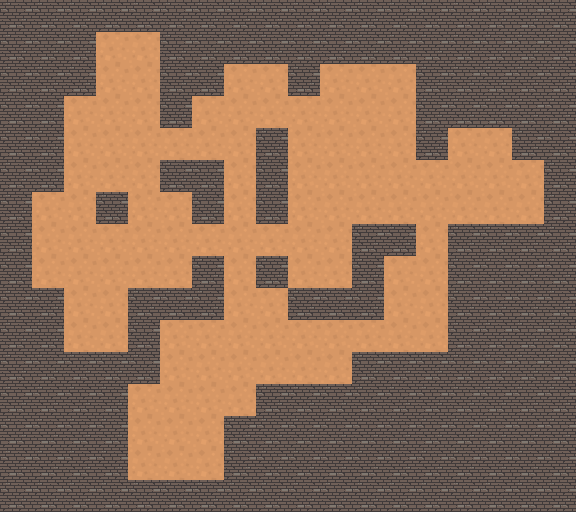

This is a level from a 2D game, rendered from its Tiled map with the project's own tilesets. A one-line summary and the complete map file follow:
An orthogonal 18x16 tile map with 32x32 px tiles, 1 tile layer (Прошарок плиток 1).

<map version="1.10" tiledversion="1.10.2" orientation="orthogonal" renderorder="left-up" width="18" height="16" tilewidth="32" tileheight="32" infinite="0" nextlayerid="2" nextobjectid="1">
 <tileset firstgid="1" source="Підлога.tsx" />
 <layer id="1" name="Прошарок плиток 1" width="18" height="16">
  <data encoding="csv">
2,2,2,2,2,2,2,2,2,2,2,2,2,2,2,2,2,2,
2,2,2,1,1,2,2,2,2,2,2,2,2,2,2,2,2,2,
2,2,2,1,1,2,2,1,1,2,1,1,1,2,2,2,2,2,
2,2,1,1,1,2,1,1,1,1,1,1,1,2,2,2,2,2,
2,2,1,1,1,1,1,1,2,1,1,1,1,2,1,1,2,2,
2,2,1,1,1,2,2,1,2,1,1,1,1,1,1,1,1,2,
2,1,1,2,1,1,2,1,2,1,1,1,1,1,1,1,1,2,
2,1,1,1,1,1,1,1,1,1,1,2,2,1,2,2,2,2,
2,1,1,1,1,1,2,1,2,1,1,2,1,1,2,2,2,2,
2,2,1,1,2,2,2,1,1,2,2,2,1,1,2,2,2,2,
2,2,1,1,2,1,1,1,1,1,1,1,1,1,2,2,2,2,
2,2,2,2,2,1,1,1,1,1,1,2,2,2,2,2,2,2,
2,2,2,2,1,1,1,1,2,2,2,2,2,2,2,2,2,2,
2,2,2,2,1,1,1,2,2,2,2,2,2,2,2,2,2,2,
2,2,2,2,1,1,1,2,2,2,2,2,2,2,2,2,2,2,
2,2,2,2,2,2,2,2,2,2,2,2,2,2,2,2,2,2
</data>
 </layer>
</map>
